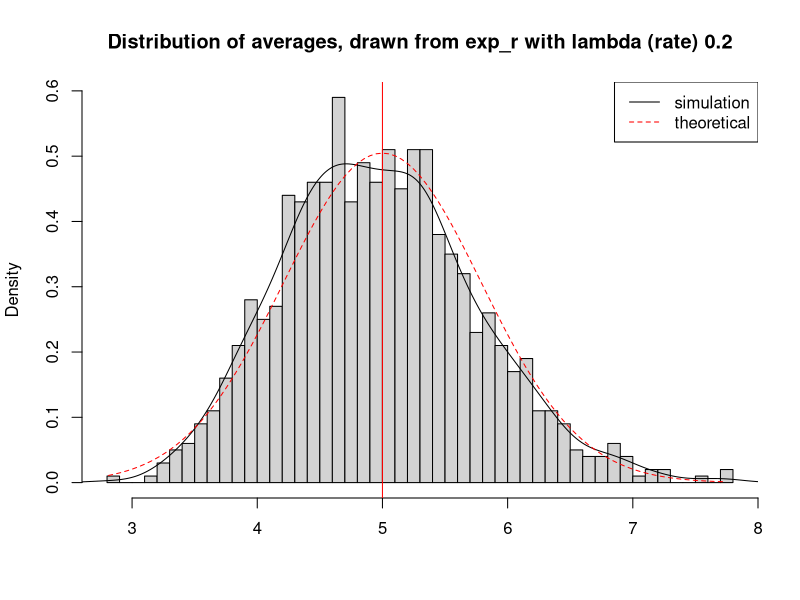
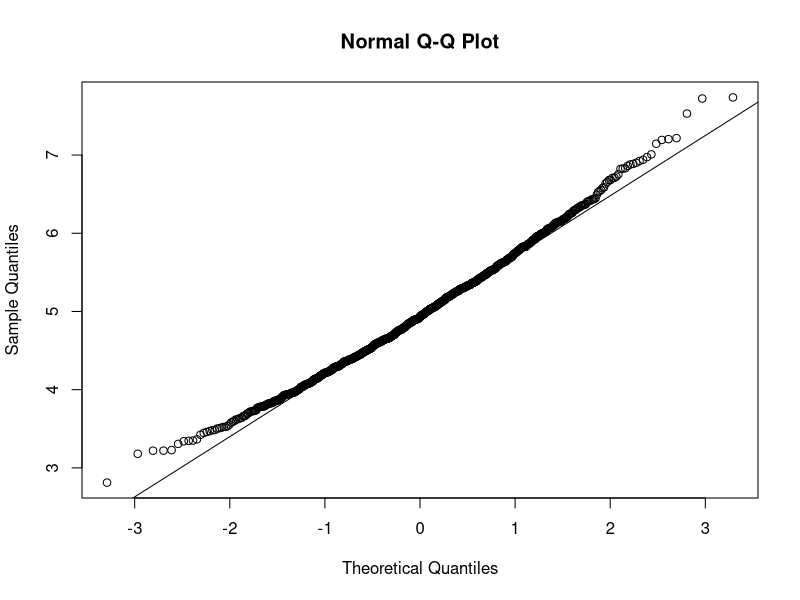
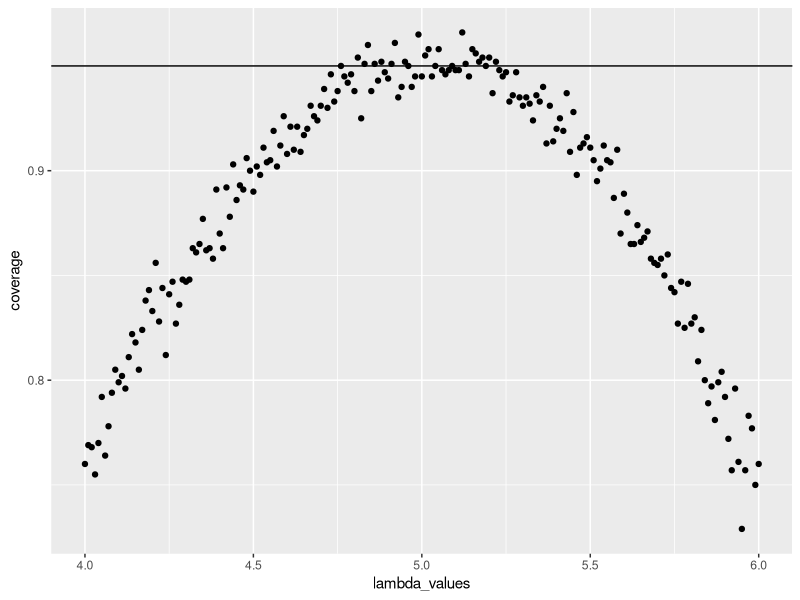

These charts were generated, in order, by the following R code:
## ---- chunk 1
set.seed(1234)
lambda <- 0.2
number_of_simulation <- 1000
size_of_sample <- 40

# Create the simluation
sim <- matrix(rexp(number_of_simulation*size_of_sample, rate=lambda), number_of_simulation, size_of_sample)

#now take an average of the simluations
row_avgs <- rowMeans(sim)
## ---- chunk 2
# plot the histogram of averages
hist(row_avgs, breaks=50, prob=TRUE,
     main="Distribution of averages, drawn from exp_r with lambda (rate) 0.2", xlab="")

# Now we will add the density
lines(density(row_avgs))


# plot the theoretical center of distribution
abline(v=1/lambda, col="red")

# plot theoretical density of the averages of samples
xfit <- seq(min(row_avgs), max(row_avgs), length=100)

yfit <- dnorm(xfit, mean=1/lambda, sd=(1/lambda/sqrt(size_of_sample)))

lines(xfit, yfit, pch=22, col="red", lty=2)
# Place legend on the screen
legend('topright', c("simulation", "theoretical"), lty=c(1,2), col=c("black", "red"))
## ---- chunk 3
qqnorm(row_avgs) 
qqline(row_avgs)
## ---- chunk 4
lambda_values <- seq(4, 6, by=0.01)

## Find coverage using sapply from the lamda_values
coverage <- sapply(lambda_values, function(lamb) {
    mu_h <- rowMeans(matrix(rexp(size_of_sample*number_of_simulation, rate=0.2),
                            number_of_simulation, size_of_sample))
    
    ul <- mu_h + qnorm(0.975) * sqrt(1/lambda**2/size_of_sample)
    
    ll <- mu_h - qnorm(0.975) * sqrt(1/lambda**2/size_of_sample)
    
    mean(ll < lamb & ul > lamb)
})

library(ggplot2)
qplot(lambda_values, coverage) + geom_hline(yintercept=0.95)
